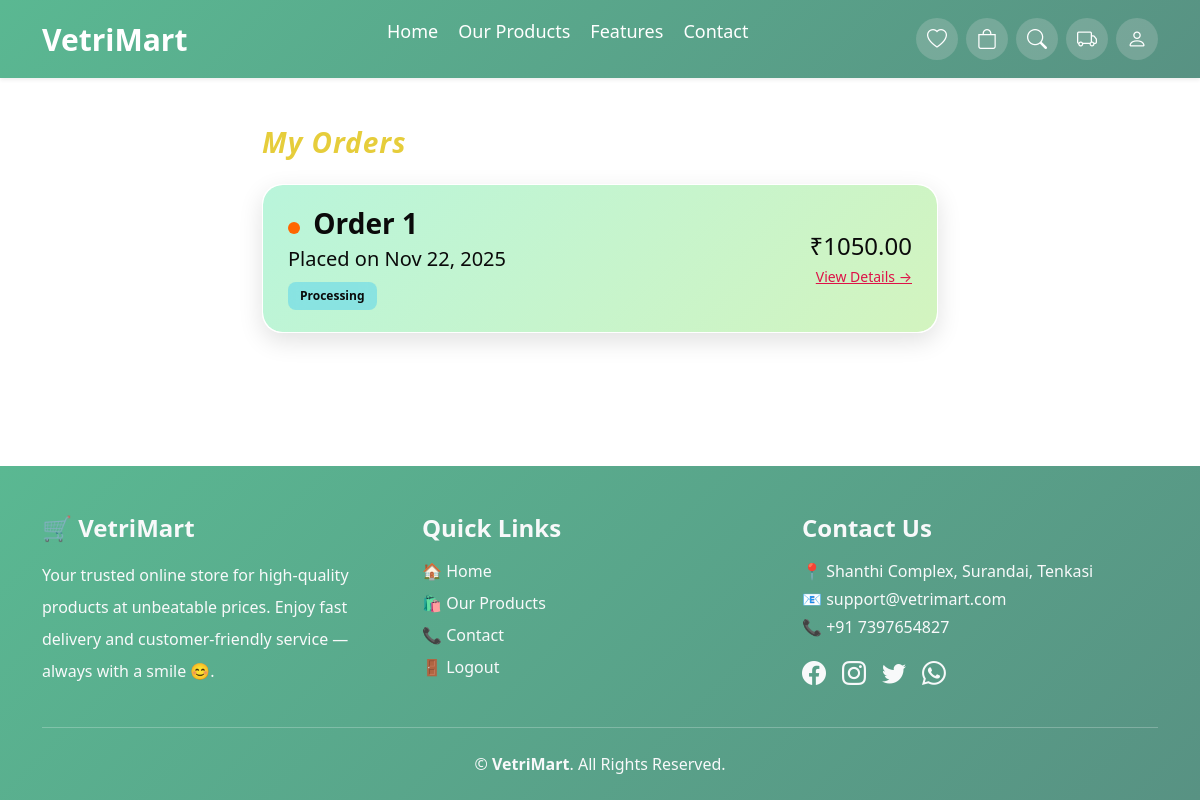
The app's page /my-orders/ (signed in) with its own data.
### core/models.py (models this page shows, shortened)
class Order(models.Model):
    STATUS_CHOICES = [
        ('pending', 'Pending'),
        ('confirmed', 'Confirmed'),
        ('processing', 'Processing'),
        ('out_for_delivery', 'Out for Delivery'),
        ('delivered', 'Delivered'),
        ('delayed', 'Delayed'),
        ('failed', 'Failed'),
        ('cancelled', 'Cancelled'),
    ]
    user = models.ForeignKey(settings.AUTH_USER_MODEL, on_delete=models.CASCADE)
    full_name = models.CharField(max_length=100)
    email = models.EmailField(blank=True, null=True)
    phone = models.CharField(max_length=10)
    street_address = models.CharField(max_length=255)
    city = models.CharField(max_length=100)
    delivery_zone = models.ForeignKey('DeliveryZone', on_delete=models.SET_NULL, null=True, blank=True)
    delivery_slot = models.CharField(max_length=50)
    payment_method = models.CharField(max_length=20)
    latitude = models.FloatField(null=True, blank=True)
    longitude = models.FloatField(null=True, blank=True)
    address_from_map = models.CharField(max_length=255, blank=True, null=True)
    current_latitude = models.FloatField(null=True, blank=True)
    current_longitude = models.FloatField(null=True, blank=True)
    distance_km = models.FloatField(null=True, blank=True)
    expected_delivery_time = models.DateTimeField(null=True, blank=True)
    delivered_at = models.DateTimeField(null=True, blank=True)
    subtotal = models.DecimalField(max_digits=10, decimal_places=2, default=0)
    tax = models.DecimalField(max_digits=10, decimal_places=2, default=0)
    total_amount = models.DecimalField(max_digits=10, decimal_places=2, default=0)
    status = models.CharField(max_length=50, choices=STATUS_CHOICES, default="pending")
    last_notified_status = models.CharField(max_length=50, blank=True, null=True)
    created_at = models.DateTimeField(auto_now_add=True)
    razorpay_order_id = models.CharField(max_length=255, blank=True, null=True)
    razorpay_payment_id = models.CharField(max_length=255, blank=True, null=True)
    razorpay_signature = models.CharField(max_length=255, blank=True, null=True)
    payment_status = models.CharField(max_length=20, default="Pending")

### core/views.py (the view)
# urls.py: path("my-orders/", views.my_orders, name="my_orders"),
@login_required
def my_orders(request):
    orders = Order.objects.filter(user=request.user).order_by('-created_at')
    return render(request, "core/my_orders.html", {"orders": orders})

### core/templates/core/my_orders.html
{% extends 'core/base.html' %} {% load static %} {% block extra_css %}
<link rel="stylesheet" href="{% static 'css/my_order.css' %}" />
{% endblock %} {% block content %}
<div class="container py-4 order-page-container">
  <h5 class="fw-bold mb-4 text-center fs-3">My Orders</h5>
  {% if orders %}
  <div class="order-list">
    {% for order in orders %}
    <div
      class="order-card mb-3"
      onclick="window.location='{% url 'order_confirmation' order.id %}'"
    >
      <div class="row align-items-center">
        <div class="col-md-8">
            <h4 class="mb-1 fw-semibold fs-3">
  <span class="order-animate"></span> Order {{ order.id }}
</h4>
          <small class="text-muted fs-5">
            Placed on {{ order.created_at|date:"M d, Y" }}
          </small>
          <div class="mt-2">
            <span
              class="order-status {% if order.status == 'pending' %} status-pending {% elif order.status == 'processing' %} status-processing {% elif order.status == 'delivered' %} status-delivered {% else %} status-other {% endif %}"
            >
              {{ order.status|capfirst }}
            </span>
          </div>
        </div>
        <div class="col-md-4 text-end">
          <div class="price fs-4">₹{{ order.total_amount }}</div>
          <a class="small viewbtn">View Details →</a>
        </div>
      </div>
    </div>
    {% endfor %}
  </div>
  {% else %}
  <p class="text-center text-muted">You have no orders yet.</p>
  {% endif %}
</div>
{% endblock %}

### core/static/css/my_order.css (style rules this page uses)
.order-page-container { max-width: 700px; margin: auto; animation: fadeSlideIn 0.5s ease; }
.order-card { animation: cardPop 0.5s ease forwards; }
.order-card:nth-child(1) { animation-delay: 0.1s; }
.order-card { position: relative !important; background: transparent !important; border-radius: 20px !important; border: 1px solid rgba(255, 255, 255, 0.45) !important; padding: 22px 25px !important; box-shadow: 0 8px 25px rgba(0,0,0,0.12) !important; transition: all 0.25s ease-in-out !important; cursor: pointer !important; overflow: hidden !important; }
.order-card::before { content: ""; position: absolute; inset: 0; background: linear-gradient(135deg, #b9f5db, #d3f4bf); opacity: 1; border-radius: inherit; pointer-events: none; z-index: 0; }
.order-card * { position: relative; z-index: 1; }
.order-status { font-size: 12px !important; padding: 5px 12px !important; border-radius: 8px !important; font-weight: 700 !important; display: inline-block !important; backdrop-filter: blur(8px) !important; }
.status-processing { background: rgba(84, 209, 237, 0.5) !important; color: #000 !important; }
.order-card h4, .order-card small, .order-card .price, .order-card .viewbtn, .order-card span, .order-card p, .order-card div, .order-card strong { color: #0a0a0a !important; }
h5 { font-size: 12px; font-weight: 700; font-style: italic; color: #e6cd3b !important; animation: bounceIn 1s ease-out, pulse 3s infinite ease-in-out; display: inline-block; letter-spacing: 1px; }
.order-animate { display: inline-block; width: 12px; height: 12px; background: #ff6600; border-radius: 50%; animation: pulse 1s infinite ease-in-out; margin-right: 6px; }
.order-card .viewbtn { color: #de1248 !important; -webkit-text-fill-color: #de1248 !important; }

### records on screen
Order: id "1", created_at "Nov 22, 2025", status "Processing", total_amount "1050.00"
